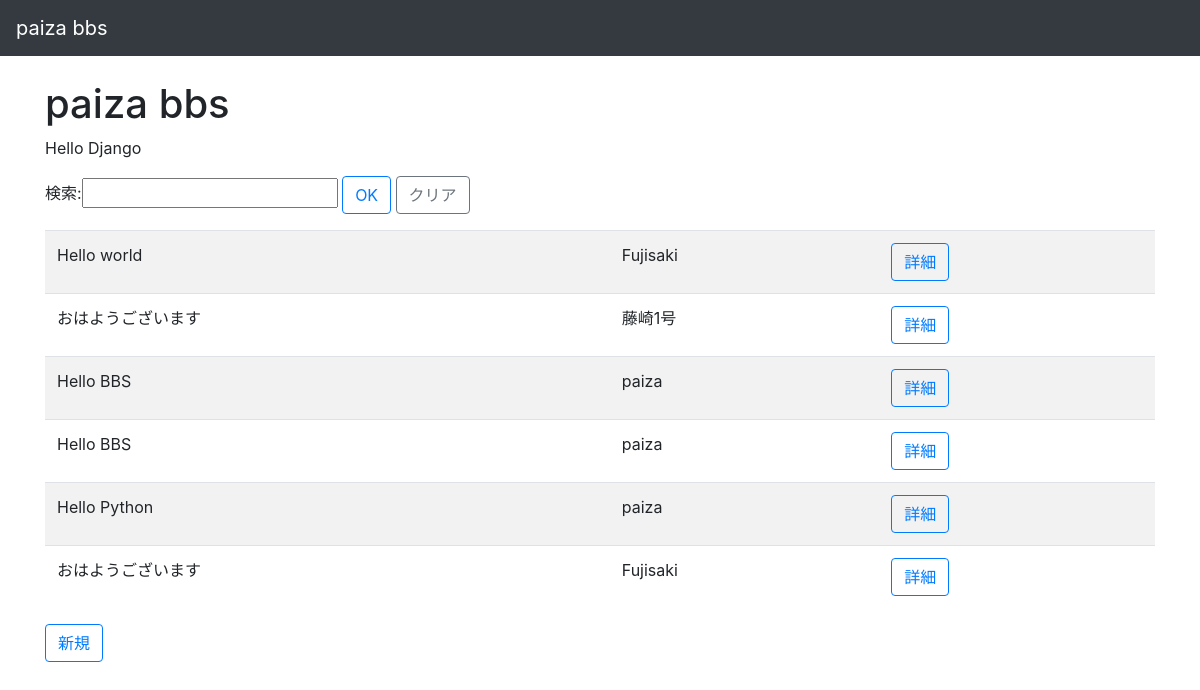
The page /bbs/ on the database its author committed.
### bbs/models.py (models this page shows, shortened)
class Article(models.Model):
    content = models.CharField(max_length=200)
    user_name = models.CharField(max_length=200, null = True)

### bbs/views.py (the view)
# urls.py: path('', views.index, name='index'),
def index(request):
    searchForm = SearchForm(request.GET)
    if searchForm.is_valid():
        keyword = searchForm.cleaned_data['keyword']
        articles = Article.objects.filter(content__contains=keyword)
    else:
        searchForm = SearchForm()
        articles = Article.objects.all()
    context = {
        'message': 'Hello Django',
        'articles': articles,
        'searchForm': searchForm,
    }
    return render(request, 'bbs/index.html', context)

### bbs/forms.py
class SearchForm(forms.Form):
        keyword = forms.CharField(label='検索', max_length=100)

### bbs/templates/bbs/index.html
{% extends './base.html' %}
{% block content %}
        <h1>paiza bbs</h1>
        <p>{{ message }}</p>
        {% if searchForm %}
      	    <form action='{% url "bbs:index" %}' method='get'>
      	        <div class='form-group'>
      	            {{ searchForm }}
      	            <input type="submit" class="btn btn-outline-primary" value="OK" />
      	            <a href="{% url 'bbs:index' %}" class="btn btn-outline-secondary">クリア</a>
      	        </div>
      	    </form>
      	{% endif %}
        <table  class='table table-striped table-hover'>
          {% for article in articles %}
              <tr>
                  <td>{{ article.content }}</td>
                  <td>{{ article.user_name }}</td>
                  <td>
                      <a href='{% url "bbs:detail" article.id %}' class='btn btn-outline-primary'>詳細</a>
                  </td>
              </tr>
          {% endfor %}
        </table>
        <p>
          <a href="{% url "bbs:new" %}" class='btn btn-outline-primary'>新規</a>
        </p>
{% endblock %}

### bbs/templates/bbs/base.html (shortened to what this page needs)
<!DOCTYPE html>
<html>
    <head>
        <link rel='stylesheet' href='https://maxcdn.bootstrapcdn.com/bootstrap/4.0.0/css/bootstrap.min.css'>
    </head>
    <body>
      <nav class='navbar navbar-expand-md navbar-dark bg-dark fixed-top'>
            <a class='navbar-brand' href='{% url "bbs:index" %}'>paiza bbs</a>
        </nav>
      <div class='container'>
        {% block content %}
        {% endblock %}
      </div>
    </body>
</html>

### bbs/templates/bbs/base.html (style rules this page uses)
body { padding-top: 80px; }

### rows shown on the page
Article: content "Hello world", user_name "Fujisaki"
Article: content "おはようございます", user_name "藤崎1号"
Article: content "Hello BBS", user_name "paiza"
Article: content "Hello BBS", user_name "paiza"
Article: content "Hello Python", user_name "paiza"
Article: content "おはようございます", user_name "Fujisaki"

### other values the page prints
{{ message }} "Hello Django"
